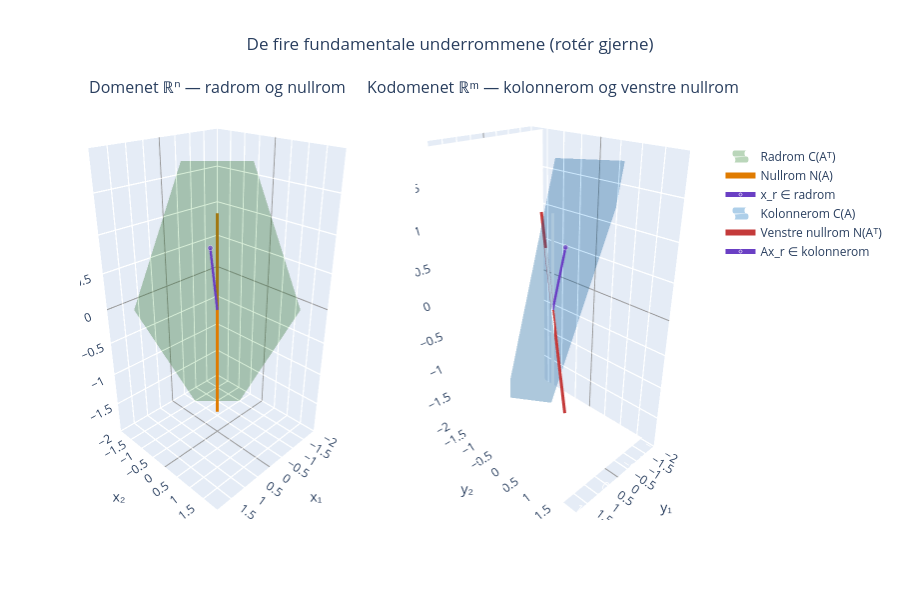

Write notebook code for a chart like this one.
### Markdown cell above
## De fire underrommene

### Code cell
import matplotlib.pyplot as plt
plt.close('all')

import numpy as np
import plotly.graph_objects as go
from plotly.subplots import make_subplots
from sympy import Matrix
from IPython.display import display, Math, Markdown

A = Matrix([[1, 1, 2],
            [2, 1, 3],
            [3, 2, 5]])

rref_A, pivots = A.rref()
r = len(pivots)

null_vecs  = A.nullspace()
left_null  = A.T.nullspace()
row_basis  = [np.array(rref_A.row(i).tolist()[0], dtype=float) for i in range(r)]
col_basis  = [np.array(A.col(i).tolist(), dtype=float).flatten() for i in pivots]
n_vec      = np.array(null_vecs[0].tolist(), dtype=float).flatten()
ln_vec     = np.array(left_null[0].tolist(), dtype=float).flatten()

n_vec  /= np.linalg.norm(n_vec)
ln_vec /= np.linalg.norm(ln_vec)

display(Math(r'A = ' + str(A.tolist()).replace('[','\\begin{bmatrix}').replace(']','\\end{bmatrix}')))
display(Markdown(f"Rang $r$ = **{r}**, nullitet = **{3 - r}**"))

def plane_traces(basis_vecs, color, name, opacity=0.35):
    b1, b2 = basis_vecs[0], basis_vecs[1]
    s = t = np.linspace(-1.5, 1.5, 30)
    S, T = np.meshgrid(s, t)
    X = S * b1[0] + T * b2[0]
    Y = S * b1[1] + T * b2[1]
    Z = S * b1[2] + T * b2[2]
    return go.Surface(x=X, y=Y, z=Z,
                      colorscale=[[0, color], [1, color]],
                      opacity=opacity, showscale=False,
                      name=name, showlegend=True,
                      hoverinfo='skip')

def line_trace(direction, color, name, width=6):
    t = np.linspace(-1.8, 1.8, 50)
    d = direction / np.linalg.norm(direction)
    return go.Scatter3d(
        x=t*d[0], y=t*d[1], z=t*d[2],
        mode='lines',
        line=dict(color=color, width=width),
        name=name
    )

def vector_trace(vec, color, name):
    v = vec / np.linalg.norm(vec) * 1.2
    return go.Scatter3d(
        x=[0, v[0]], y=[0, v[1]], z=[0, v[2]],
        mode='lines+markers',
        line=dict(color=color, width=5),
        marker=dict(size=[0, 6], color=color),
        name=name
    )

def axis_layout(title):
    return dict(
        title=title,
        range=[-2, 2],
        showbackground=True,
        gridcolor='rgba(180,180,180,0.5)',
        zerolinecolor='rgba(100,100,100,0.8)',
        zerolinewidth=2
    )

x_r = row_basis[0] * 0.8 + row_basis[1] * 0.5
x_r /= np.linalg.norm(x_r)
Ax_r = np.array((A * Matrix(x_r.tolist())).tolist(), dtype=float).flatten()
Ax_r /= np.linalg.norm(Ax_r)

fig = make_subplots(
    rows=1, cols=2,
    specs=[[{'type': 'scene'}, {'type': 'scene'}]],
    subplot_titles=[
        'Domenet ℝⁿ — radrom og nullrom',
        'Kodomenet ℝᵐ — kolonnerom og venstre nullrom'
    ]
)

fig.add_trace(plane_traces(row_basis, '#3b8c3b', 'Radrom C(Aᵀ)'), row=1, col=1)
fig.add_trace(line_trace(n_vec, '#e07b00', 'Nullrom N(A)'), row=1, col=1)
fig.add_trace(vector_trace(x_r, '#6a3fc4', 'x_r ∈ radrom'), row=1, col=1)

fig.add_trace(plane_traces(col_basis, '#1a78c2', 'Kolonnerom C(A)'), row=1, col=2)
fig.add_trace(line_trace(ln_vec, '#c43a3a', 'Venstre nullrom N(Aᵀ)'), row=1, col=2)
fig.add_trace(vector_trace(Ax_r, '#6a3fc4', 'Ax_r ∈ kolonnerom'), row=1, col=2)

camera = dict(eye=dict(x=1.6, y=1.6, z=1.2))

fig.update_layout(
    height=600,
    title_text='De fire fundamentale underrommene (rotér gjerne)',
    title_x=0.5,
    legend=dict(x=1.05, y=0.9),
    scene=dict(
        xaxis=axis_layout('x₁'), yaxis=axis_layout('x₂'), zaxis=axis_layout('x₃'),
        camera=camera
    ),
    scene2=dict(
        xaxis=axis_layout('y₁'), yaxis=axis_layout('y₂'), zaxis=axis_layout('y₃'),
        camera=camera
    )
)

fig.show()

### Figure 1 — Plotly figure (JSON) as saved in the notebook; plotly's stock layout.template omitted (floating-point values rounded to 4 significant figures; data arrays with more than 128 entries replaced by an {"elided": "..."} marker saying what was removed)
{"data": [{"colorscale": [[0, "#3b8c3b"], [1, "#3b8c3b"]], "hoverinfo": "skip", "name": "Radrom C(Aᵀ)", "opacity": 0.35, "showlegend": true, "showscale": false, "x": {"elided": "30x30 float values"}, "y": {"elided": "30x30 float values"}, "z": {"elided": "30x30 float values"}, "type": "surface", "scene": "scene"}, {"line": {"color": "#e07b00", "width": 6}, "mode": "lines", "name": "Nullrom N(A)", "x": [1.039, 0.9968, 0.9544, 0.912, 0.8696, 0.8271, 0.7847, 0.7423, 0.6999, 0.6575, 0.6151, 0.5726, 0.5302, 0.4878, 0.4454, 0.403, 0.3605, 0.3181, 0.2757, 0.2333, 0.1909, 0.1485, 0.106, 0.06363, 0.02121, -0.02121, -0.06363, -0.106, -0.1485, -0.1909, -0.2333, -0.2757, -0.3181, -0.3605, -0.403, -0.4454, -0.4878, -0.5302, -0.5726, -0.6151, -0.6575, -0.6999, -0.7423, -0.7847, -0.8271, -0.8696, -0.912, -0.9544, -0.9968, -1.039], "y": [1.039, 0.9968, 0.9544, 0.912, 0.8696, 0.8271, 0.7847, 0.7423, 0.6999, 0.6575, 0.6151, 0.5726, 0.5302, 0.4878, 0.4454, 0.403, 0.3605, 0.3181, 0.2757, 0.2333, 0.1909, 0.1485, 0.106, 0.06363, 0.02121, -0.02121, -0.06363, -0.106, -0.1485, -0.1909, -0.2333, -0.2757, -0.3181, -0.3605, -0.403, -0.4454, -0.4878, -0.5302, -0.5726, -0.6151, -0.6575, -0.6999, -0.7423, -0.7847, -0.8271, -0.8696, -0.912, -0.9544, -0.9968, -1.039], "z": [-1.039, -0.9968, -0.9544, -0.912, -0.8696, -0.8271, -0.7847, -0.7423, -0.6999, -0.6575, -0.6151, -0.5726, -0.5302, -0.4878, -0.4454, -0.403, -0.3605, -0.3181, -0.2757, -0.2333, -0.1909, -0.1485, -0.106, -0.06363, -0.02121, 0.02121, 0.06363, 0.106, 0.1485, 0.1909, 0.2333, 0.2757, 0.3181, 0.3605, 0.403, 0.4454, 0.4878, 0.5302, 0.5726, 0.6151, 0.6575, 0.6999, 0.7423, 0.7847, 0.8271, 0.8696, 0.912, 0.9544, 0.9968, 1.039], "type": "scatter3d", "scene": "scene"}, {"line": {"color": "#6a3fc4", "width": 5}, "marker": {"color": "#6a3fc4", "size": [0, 6]}, "mode": "lines+markers", "name": "x_r ∈ radrom", "x": [0, 0.5977], "y": [0, 0.3735], "z": [0, 0.9712], "type": "scatter3d", "scene": "scene"}, {"colorscale": [[0, "#1a78c2"], [1, "#1a78c2"]], "hoverinfo": "skip", "name": "Kolonnerom C(A)", "opacity": 0.35, "showlegend": true, "showscale": false, "x": {"elided": "30x30 float values"}, "y": {"elided": "30x30 float values"}, "z": {"elided": "30x30 float values"}, "type": "surface", "scene": "scene2"}, {"line": {"color": "#c43a3a", "width": 6}, "mode": "lines", "name": "Venstre nullrom N(Aᵀ)", "x": [1.039, 0.9968, 0.9544, 0.912, 0.8696, 0.8271, 0.7847, 0.7423, 0.6999, 0.6575, 0.6151, 0.5726, 0.5302, 0.4878, 0.4454, 0.403, 0.3605, 0.3181, 0.2757, 0.2333, 0.1909, 0.1485, 0.106, 0.06363, 0.02121, -0.02121, -0.06363, -0.106, -0.1485, -0.1909, -0.2333, -0.2757, -0.3181, -0.3605, -0.403, -0.4454, -0.4878, -0.5302, -0.5726, -0.6151, -0.6575, -0.6999, -0.7423, -0.7847, -0.8271, -0.8696, -0.912, -0.9544, -0.9968, -1.039], "y": [1.039, 0.9968, 0.9544, 0.912, 0.8696, 0.8271, 0.7847, 0.7423, 0.6999, 0.6575, 0.6151, 0.5726, 0.5302, 0.4878, 0.4454, 0.403, 0.3605, 0.3181, 0.2757, 0.2333, 0.1909, 0.1485, 0.106, 0.06363, 0.02121, -0.02121, -0.06363, -0.106, -0.1485, -0.1909, -0.2333, -0.2757, -0.3181, -0.3605, -0.403, -0.4454, -0.4878, -0.5302, -0.5726, -0.6151, -0.6575, -0.6999, -0.7423, -0.7847, -0.8271, -0.8696, -0.912, -0.9544, -0.9968, -1.039], "z": [-1.039, -0.9968, -0.9544, -0.912, -0.8696, -0.8271, -0.7847, -0.7423, -0.6999, -0.6575, -0.6151, -0.5726, -0.5302, -0.4878, -0.4454, -0.403, -0.3605, -0.3181, -0.2757, -0.2333, -0.1909, -0.1485, -0.106, -0.06363, -0.02121, 0.02121, 0.06363, 0.106, 0.1485, 0.1909, 0.2333, 0.2757, 0.3181, 0.3605, 0.403, 0.4454, 0.4878, 0.5302, 0.5726, 0.6151, 0.6575, 0.6999, 0.7423, 0.7847, 0.8271, 0.8696, 0.912, 0.9544, 0.9968, 1.039], "type": "scatter3d", "scene": "scene2"}, {"line": {"color": "#6a3fc4", "width": 5}, "marker": {"color": "#6a3fc4", "size": [0, 6]}, "mode": "lines+markers", "name": "Ax_r ∈ kolonnerom", "x": [0, 0.3831], "y": [0, 0.5894], "z": [0, 0.9725], "type": "scatter3d", "scene": "scene2"}], "layout": {"scene": {"domain": {"x": [0.0, 0.45], "y": [0.0, 1.0]}, "xaxis": {"title": {"text": "x₁"}, "range": [-2, 2], "showbackground": true, "gridcolor": "rgba(180,180,180,0.5)", "zerolinecolor": "rgba(100,100,100,0.8)", "zerolinewidth": 2}, "yaxis": {"title": {"text": "x₂"}, "range": [-2, 2], "showbackground": true, "gridcolor": "rgba(180,180,180,0.5)", "zerolinecolor": "rgba(100,100,100,0.8)", "zerolinewidth": 2}, "zaxis": {"title": {"text": "x₃"}, "range": [-2, 2], "showbackground": true, "gridcolor": "rgba(180,180,180,0.5)", "zerolinecolor": "rgba(100,100,100,0.8)", "zerolinewidth": 2}, "camera": {"eye": {"x": 1.6, "y": 1.6, "z": 1.2}}}, "scene2": {"domain": {"x": [0.55, 1.0], "y": [0.0, 1.0]}, "xaxis": {"title": {"text": "y₁"}, "range": [-2, 2], "showbackground": true, "gridcolor": "rgba(180,180,180,0.5)", "zerolinecolor": "rgba(100,100,100,0.8)", "zerolinewidth": 2}, "yaxis": {"title": {"text": "y₂"}, "range": [-2, 2], "showbackground": true, "gridcolor": "rgba(180,180,180,0.5)", "zerolinecolor": "rgba(100,100,100,0.8)", "zerolinewidth": 2}, "zaxis": {"title": {"text": "y₃"}, "range": [-2, 2], "showbackground": true, "gridcolor": "rgba(180,180,180,0.5)", "zerolinecolor": "rgba(100,100,100,0.8)", "zerolinewidth": 2}, "camera": {"eye": {"x": 1.6, "y": 1.6, "z": 1.2}}}, "annotations": [{"font": {"size": 16}, "showarrow": false, "text": "Domenet ℝⁿ — radrom og nullrom", "x": 0.225, "xanchor": "center", "xref": "paper", "y": 1.0, "yanchor": "bottom", "yref": "paper"}, {"font": {"size": 16}, "showarrow": false, "text": "Kodomenet ℝᵐ — kolonnerom og venstre nullrom", "x": 0.775, "xanchor": "center", "xref": "paper", "y": 1.0, "yanchor": "bottom", "yref": "paper"}], "title": {"text": "De fire fundamentale underrommene (rotér gjerne)", "x": 0.5}, "legend": {"x": 1.05, "y": 0.9}, "height": 600}}
